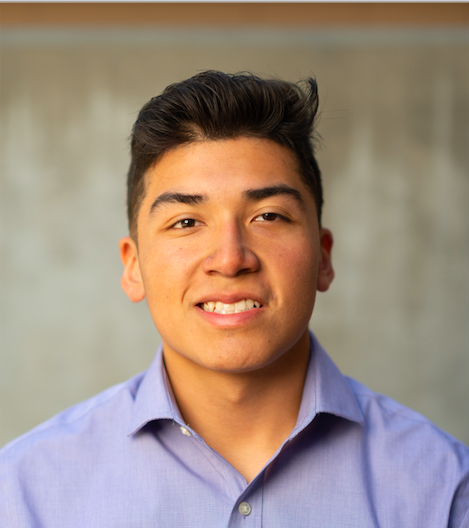
%> input picture Basic Image Operations/Pauls Headshot.png, 469 x 528 px
$ octave RGB_image_hist.m   (GNU Octave 9; MATLAB toolbox functions it lacks are replaced by stand-ins)
%> lines starting %> are read from the running program, lines starting %| are printed output that depends on the picture
% RGB Image histogram
clc
clear
close all
a = imread('Pauls Headshot.png');
%> a is the input picture: size 528x469x3 uint8; mean R, G, B 158.9, 139.8, 126.6

figure
imshow(a);
title('Original Colored Image');

% We must analyze each color channel individually


% Seperating the red channel
rc = a(:,:,1);
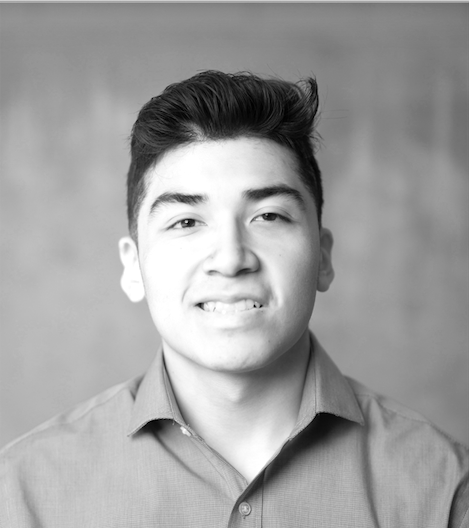
%> rc: size 528x469 uint8; min 0, max 255, mean 158.9
figure
subplot(3,2,1);
imshow(rc)

% using counts_color to get a colored histogram for later
[counts_red binLocations] = imhist(rc);
%> counts_red = 256 values, max 4217 at index 256, min 19 at index 2, mean 967.3; binLocations = 256 values from 0 to 255
subplot(322);
imhist(rc)
title('Histogram of the red channel');

% Separating the green channel
gc = a(:,:,2);
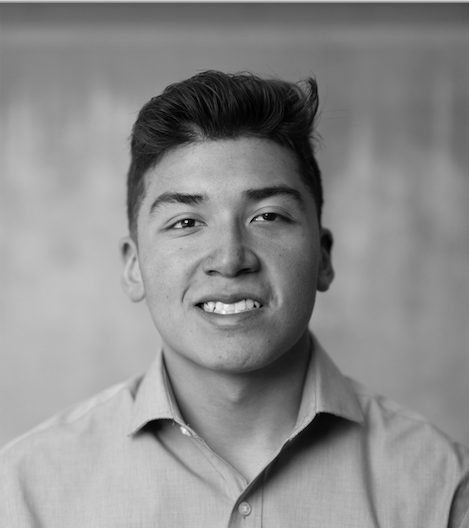
%> gc: size 528x469 uint8; min 0, max 247, mean 139.8
subplot(323);
imshow(gc)

% using counts_color to get a colored histogram for later
[counts_green binLocations]= imhist(gc);
%> counts_green = 256 values, max 4164 at index 186, min 0 at index 239, mean 967.3
subplot(324);
imhist(gc)
title('Histogram of the green channel');

% separating blue channel
bc=a(:,:,3);
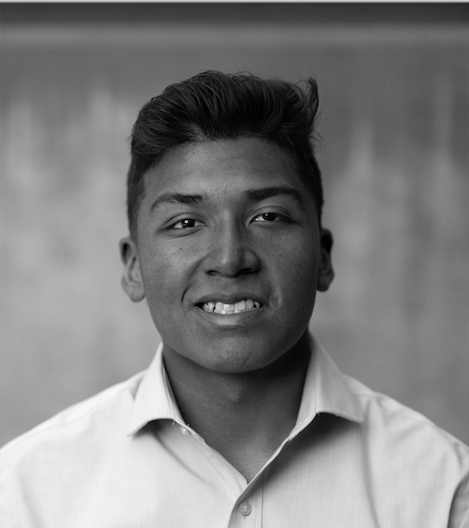
%> bc: size 528x469 uint8; min 0, max 249, mean 126.6
subplot(325);
imshow(bc)

% using counts_color to get a colored histogram for later
[counts_blue binLocations] = imhist(bc);
%> counts_blue = 256 values, max 2703 at index 168, min 0 at index 251, mean 967.3
subplot(326);
imhist(bc)
title('Histogram of the blue channel');
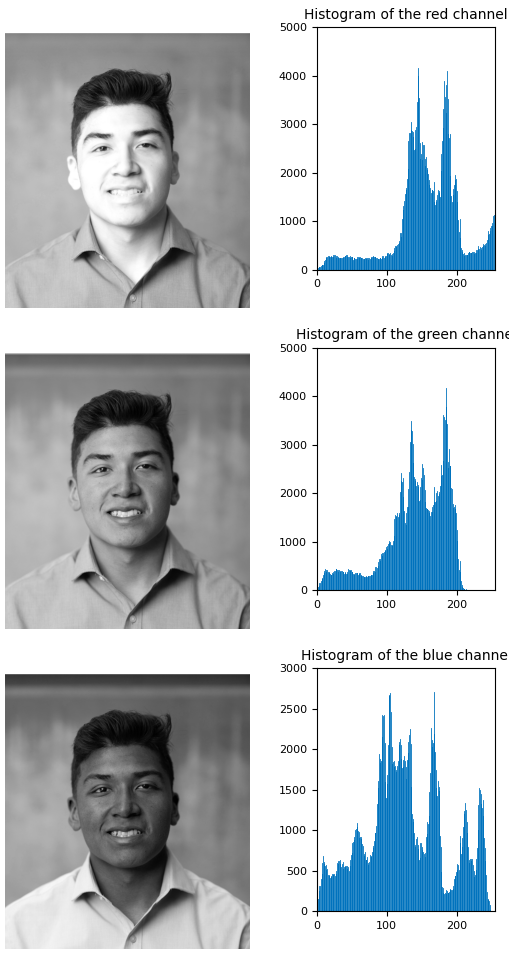
%> figure redrawn from the program's plot data, 6 panels

% Colored histogram
figure
plot(binLocations, counts_red, 'Red', binLocations, counts_green, 'Green', binLocations, counts_blue, 'Blue');
%> (this line was passed over: plot is not available in this run)
title('Colored histogram')

$ run again, with Basic Image Operations/canyon.jpg saved as Basic Image Operations/Pauls Headshot.png
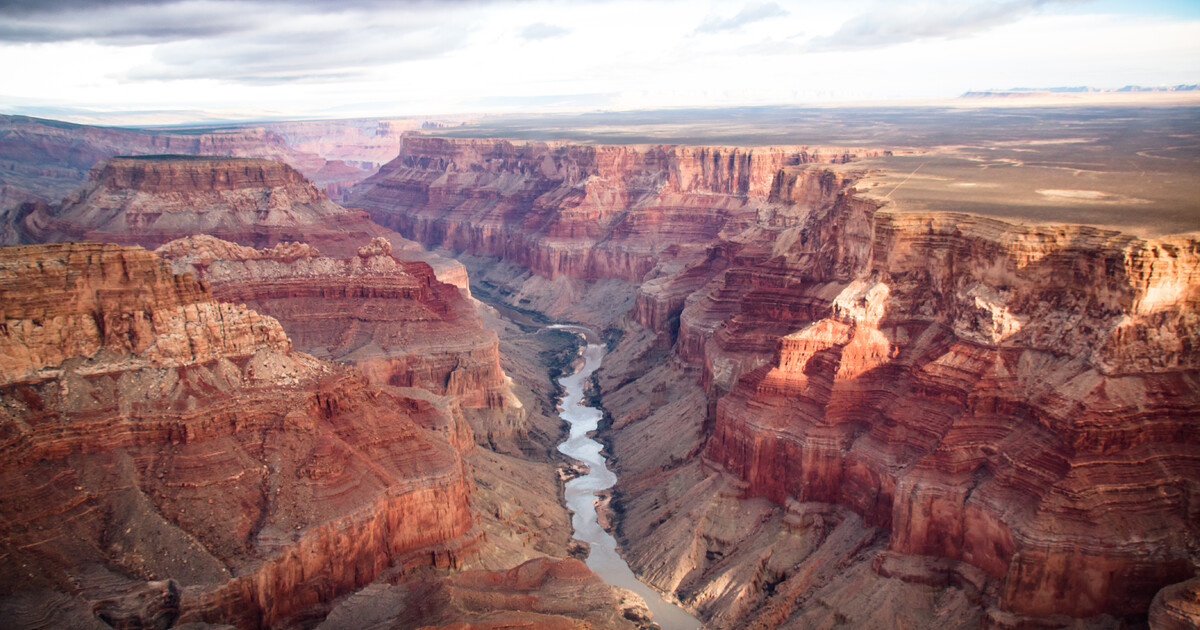
%> input picture Basic Image Operations/canyon.jpg, 1200 x 630 px
%> a is the input picture: size 630x1200x3 uint8; mean R, G, B 154, 121, 120.8
%> `rc = a(:,:,1);`:
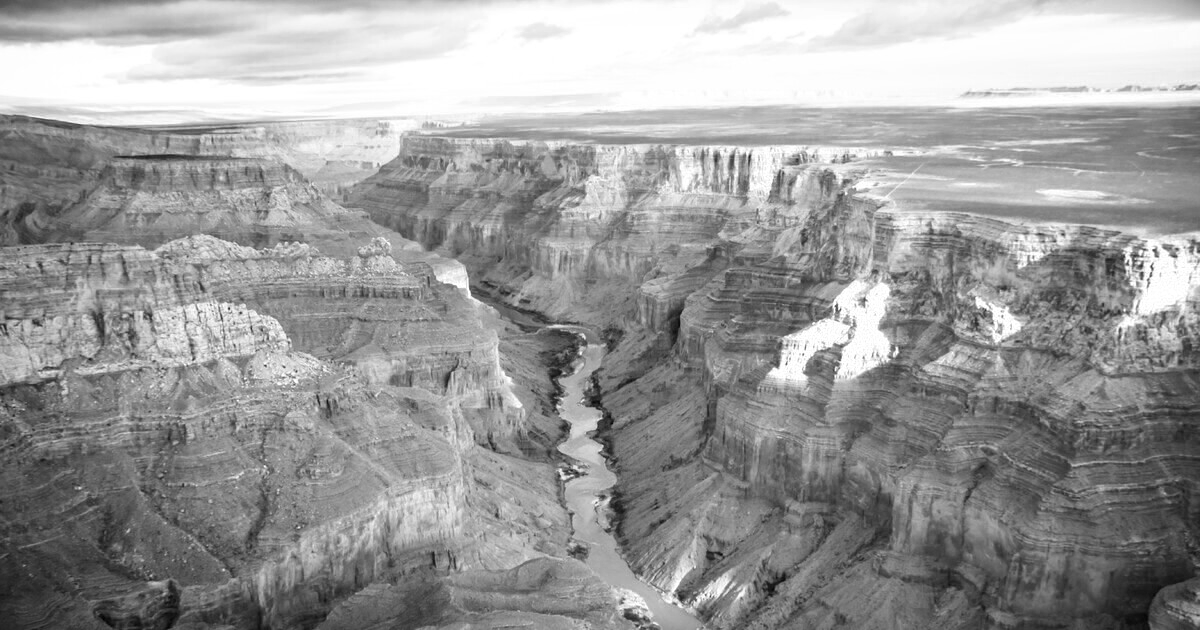
%> rc: size 630x1200 uint8; min 0, max 255, mean 154
%> counts_red = 256 values, max 24749 at index 256, min 0 at index 2, mean 2953.1; binLocations = 256 values from 0 to 255
%> counts_green = 256 values, max 19311 at index 256, min 0 at index 1, mean 2953.1
%> `bc=a(:,:,3);`:
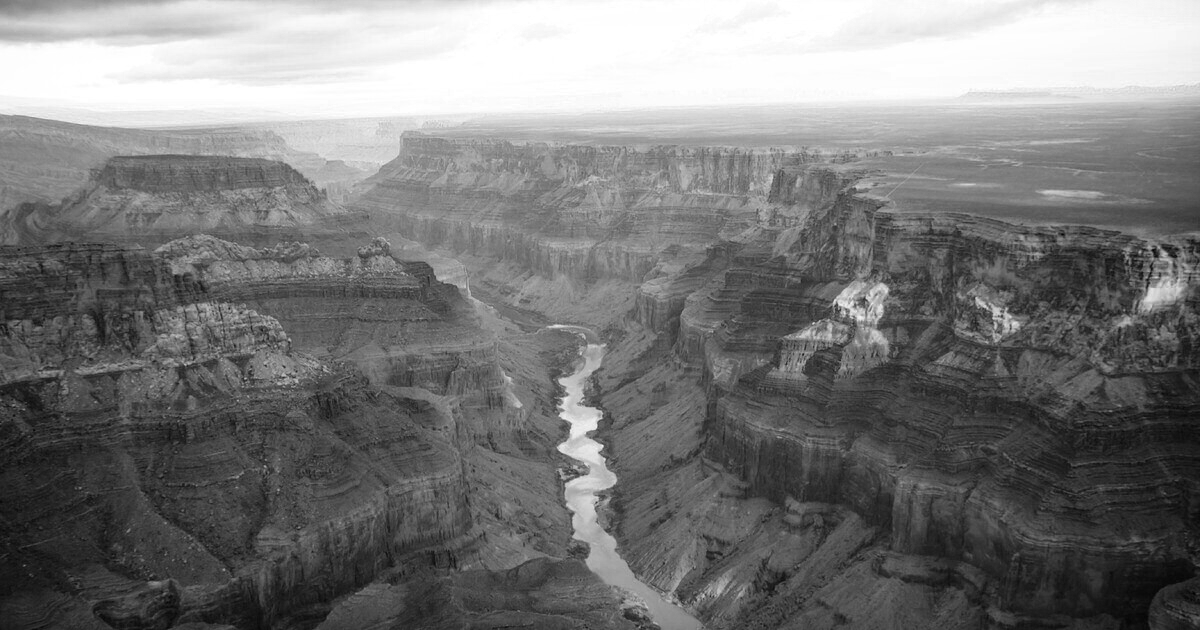
%> bc: size 630x1200 uint8; min 0, max 255, mean 120.8
%> counts_blue = 256 values, max 22549 at index 256, min 0 at index 2, mean 2953.1

$ run again, with Basic Image Operations/low contrast rgb 2.jpg saved as Basic Image Operations/Pauls Headshot.png
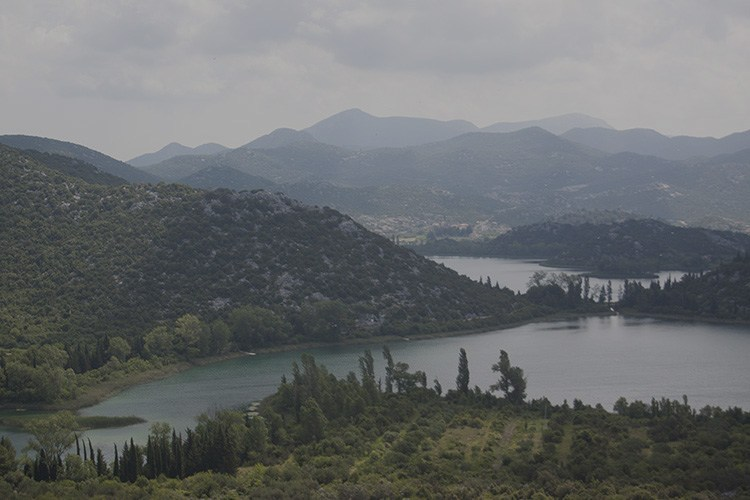
%> input picture Basic Image Operations/low contrast rgb 2.jpg, 750 x 500 px
%> a is the input picture: size 500x750x3 uint8; mean R, G, B 105.3, 108.2, 109.4
%> `rc = a(:,:,1);`:
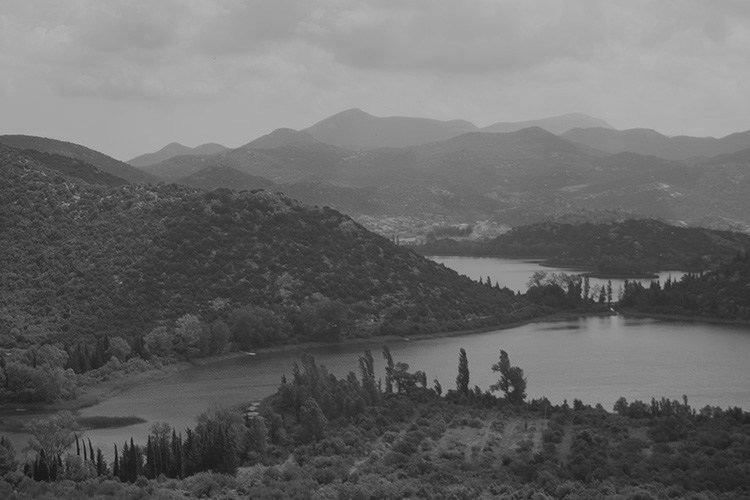
%> rc: size 500x750 uint8; min 12, max 181, mean 105.3
%> counts_red = 256 values, max 8971 at index 170, min 0 at index 1, mean 1464.8; binLocations = 256 values from 0 to 255
%> counts_green = 256 values, max 10980 at index 170, min 0 at index 1, mean 1464.8
%> `bc=a(:,:,3);`:
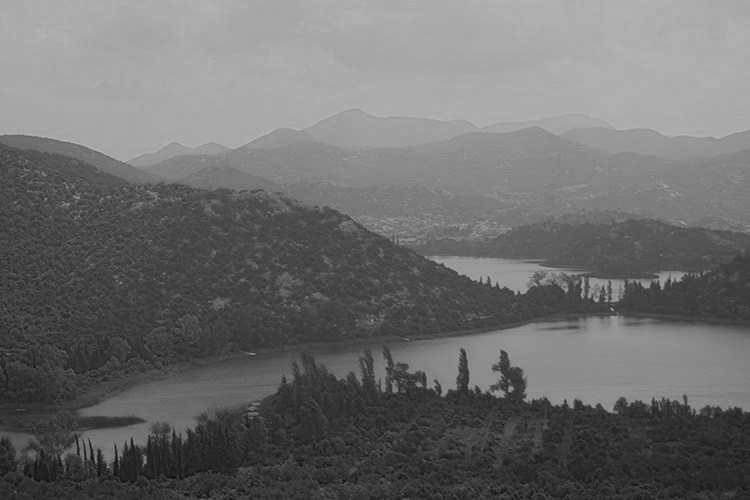
%> bc: size 500x750 uint8; min 8, max 185, mean 109.4
%> counts_blue = 256 values, max 13170 at index 172, min 0 at index 1, mean 1464.8

$ run again, with Basic Image Operations/spot diff 1.jpg saved as Basic Image Operations/Pauls Headshot.png
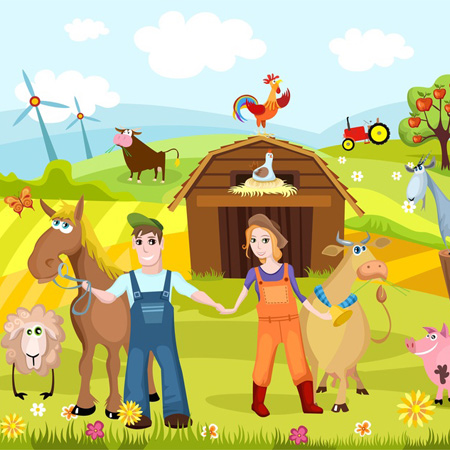
%> input picture Basic Image Operations/spot diff 1.jpg, 450 x 450 px
%> a is the input picture: size 450x450x3 uint8; mean R, G, B 195.2, 190.9, 123.3
%> counts_red = 256 values, max 29030 at index 221, min 8 at index 23, mean 791; binLocations = 256 values from 0 to 255
%> `gc = a(:,:,2);`:
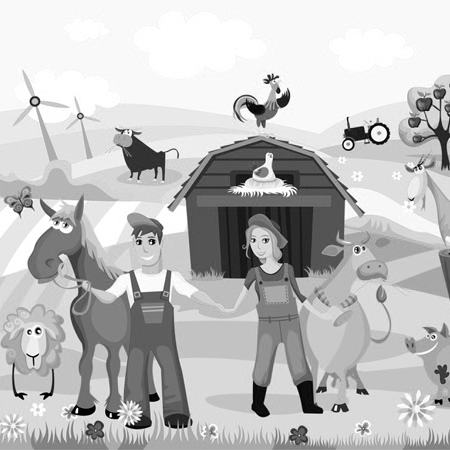
%> gc: size 450x450 uint8; min 0, max 255, mean 190.9
%> counts_green = 256 values, max 29531 at index 250, min 41 at index 2, mean 791
%> `bc=a(:,:,3);`:
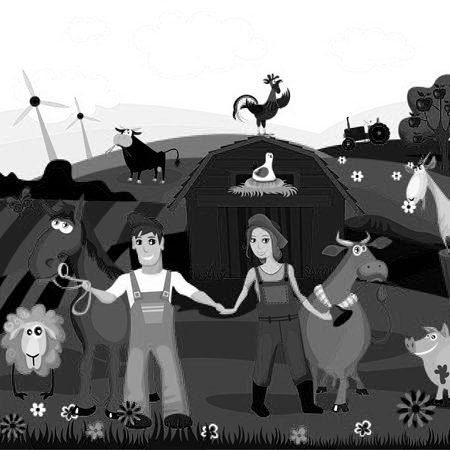
%> bc: size 450x450 uint8; min 0, max 255, mean 123.3
%> counts_blue = 256 values, max 39576 at index 256, min 75 at index 224, mean 791
